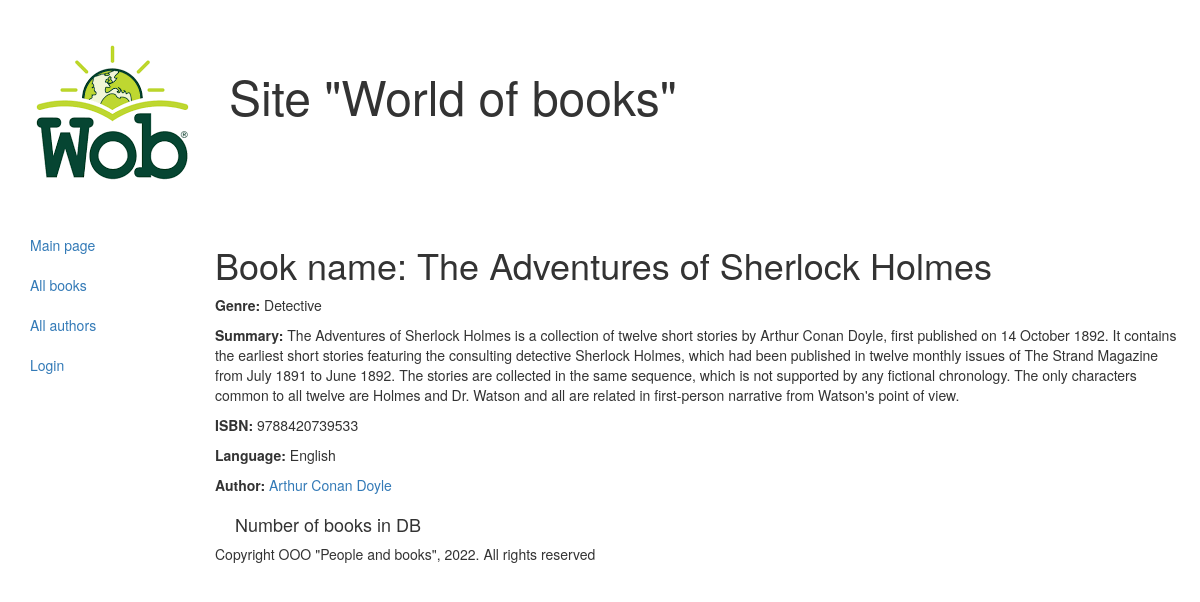
Before: /book/1 with the older database file.
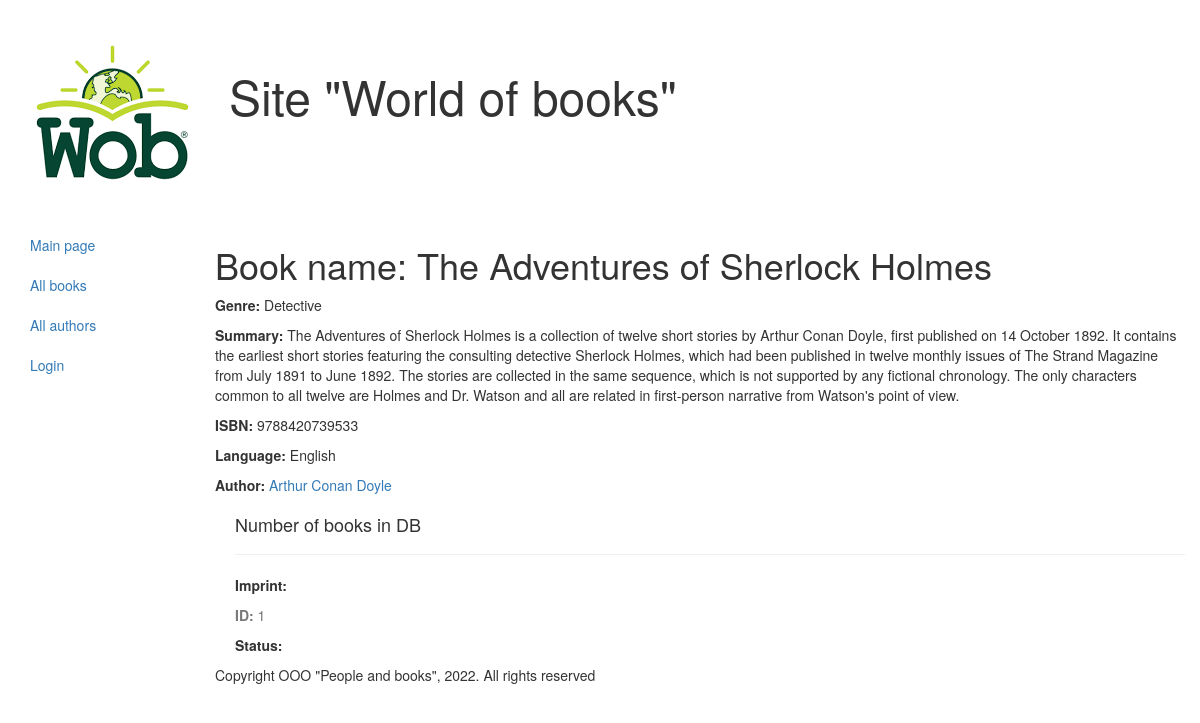
After: the same page with the newer database file.
### catalog/models.py (models this page shows, shortened)
class Author(models.Model):
    first_name = models.CharField(max_length=100, help_text="Enter author first name", verbose_name="Author first name")
    last_name = models.CharField(max_length=100, help_text="Enter author last name", verbose_name="Author last name")
    date_of_birth = models.DateField(help_text="Enter a author`s date of birth",
                                     verbose_name="Author date of birth",
                                     null=True,
                                     blank=True)
    date_of_death = models.DateField(help_text="Enter a author`s date of death",
                                     verbose_name="Author date of death",
                                     null=True,
                                     blank=True)

class Book(models.Model):
    title = models.CharField(max_length=200,
                             help_text="Enter a book name",
                             verbose_name="Book name")
    genre = models.ForeignKey('Genre',
                              on_delete=models.CASCADE,
                              help_text="Enter a book genre",
                              verbose_name="Book genre", null=True)
    language = models.ForeignKey('Language',
                                 on_delete=models.CASCADE,
                                 help_text="Enter a book language",
                                 verbose_name="Book language", null=True)
    author = models.ManyToManyField('Author',
                                    help_text="Enter author",
                                    verbose_name="Book author")
    summary = models.TextField(max_length=1000,
                               help_text="Enter description of this book",
                               verbose_name='Book summary')
    isbn = models.CharField(max_length=13,
                            help_text="Must be 13 symbols in length")
    def display_author(self):
        return ', '.join([author.last_name for author in self.author.all()])
    display_author.short_description = 'Authors'

class Genre(models.Model):
    name = models.CharField(max_length=200, help_text="Enter a book genre", verbose_name="Book genre")
    def __str__(self):
        return self.name

class Language(models.Model):
    name = models.CharField(max_length=20, help_text="Enter a book language", verbose_name="Book language")
    def __str__(self):
        return self.name

class BookInstance(models.Model):
    book = models.ForeignKey('Book', on_delete=models.CASCADE, null=True)
    ivn_nom = models.CharField(max_length=20,
                               null=True,
                               help_text="Enter the inventory number of the book",
                               verbose_name="Inventory number")
    imprint = models.CharField(max_length=200,
                               null=True,
                               help_text="Enter publisher and year of release",
                               verbose_name="Publisher")
    status = models.ForeignKey('Status',
                               on_delete=models.CASCADE,
                               null=True,
                               help_text='Edit a book status',
                               verbose_name="Book status")
    due_back = models.DateField(null=True,
                                blank=True,
                                help_text="Enter status expiration date",
                                verbose_name="Expiration date")
    borrower = models.ForeignKey(User,
                                 on_delete=models.SET_NULL,
                                 null=True,
                                 blank=True,
                                 verbose_name="Customer",
                                 help_text="Select book customer")

### catalog/views.py (the view)
# urls.py: re_path(r'^book/(?P<pk>\d+)$', views.BookDetailView.as_view(), name='book-detail'),
class BookDetailView(generic.DetailView):
    model = Book

### catalog/templates/catalog/book_detail.html (shortened to what this page needs)
{% extends "base_generic.html" %}
{% block content %}
    <h1>Book name: {{ book.title }}</h1>
    <p><strong>Genre: </strong> {{ book.genre }}</p>
    <p><strong>Summary: </strong> {{ book.summary }}</p>
    <p><strong>ISBN: </strong> {{ book.isbn }}</p>
    <p><strong>Language: </strong> {{ book.language }}</p>
        {% for author in book.author.all %}
            <p><strong>Author: </strong>
                <a href="">{{ author.first_name }}
                           {{ author.last_name }}</a></p>
        {% endfor %}
        <div style="margin-left:20px;margin-top:20px;">
            <h4>Number of books in DB</h4>
            {% for copy in book.bookinstance_set.all %}
                <hr>
                <p><strong>Imprint: </strong> {{ book.imprint }}</p>
                <p class="text-muted"><strong>ID: </strong> {{ book.id }}</p>
                <p><strong>Status: </strong> {{ book.status }}</p>
            {% endfor %}
        </div>
{% endblock %}

Changed rows visible on the page:
added BookInstance: {{ book.id }} "1"
